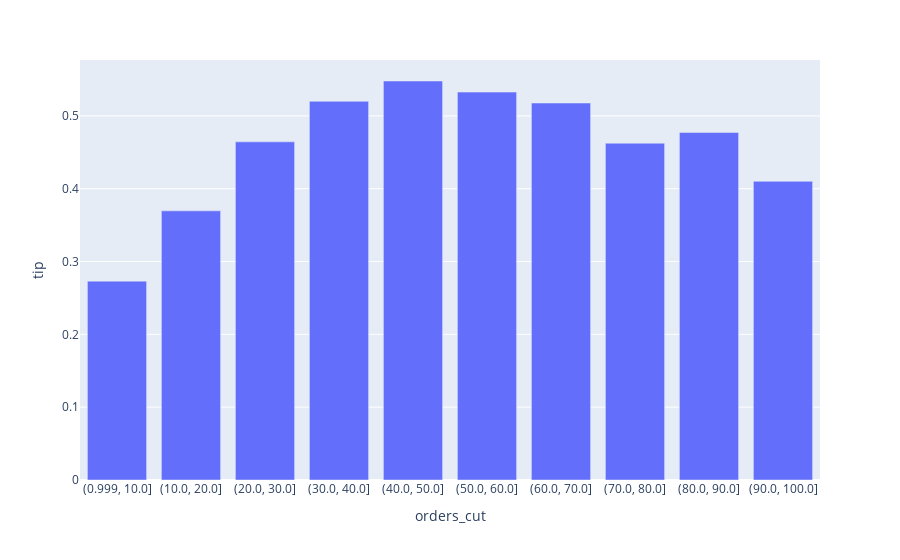

Notebook code cell kept with this figure:
### Code cell
px.bar(df_userh1, x= "orders_cut", y= "tip")

### Figure 1 — Plotly figure (JSON) as saved in the notebook; plotly's stock layout.template omitted (floating-point values rounded to 4 significant figures)
{"data": [{"alignmentgroup": "True", "hovertemplate": "orders_cut=%{x}<br>tip=%{y}<extra></extra>", "legendgroup": "", "marker": {"color": "#636efa", "pattern": {"shape": ""}}, "name": "", "offsetgroup": "", "orientation": "v", "showlegend": false, "textposition": "auto", "type": "bar", "x": ["(0.999, 10.0]", "(10.0, 20.0]", "(20.0, 30.0]", "(30.0, 40.0]", "(40.0, 50.0]", "(50.0, 60.0]", "(60.0, 70.0]", "(70.0, 80.0]", "(80.0, 90.0]", "(90.0, 100.0]"], "xaxis": "x", "y": [0.2731, 0.3696, 0.4644, 0.5201, 0.548, 0.5327, 0.5177, 0.4625, 0.4772, 0.4102], "yaxis": "y"}], "layout": {"barmode": "relative", "legend": {"tracegroupgap": 0}, "margin": {"t": 60}, "xaxis": {"anchor": "y", "domain": [0, 1], "title": {"text": "orders_cut"}}, "yaxis": {"anchor": "x", "domain": [0, 1], "title": {"text": "tip"}}}}
